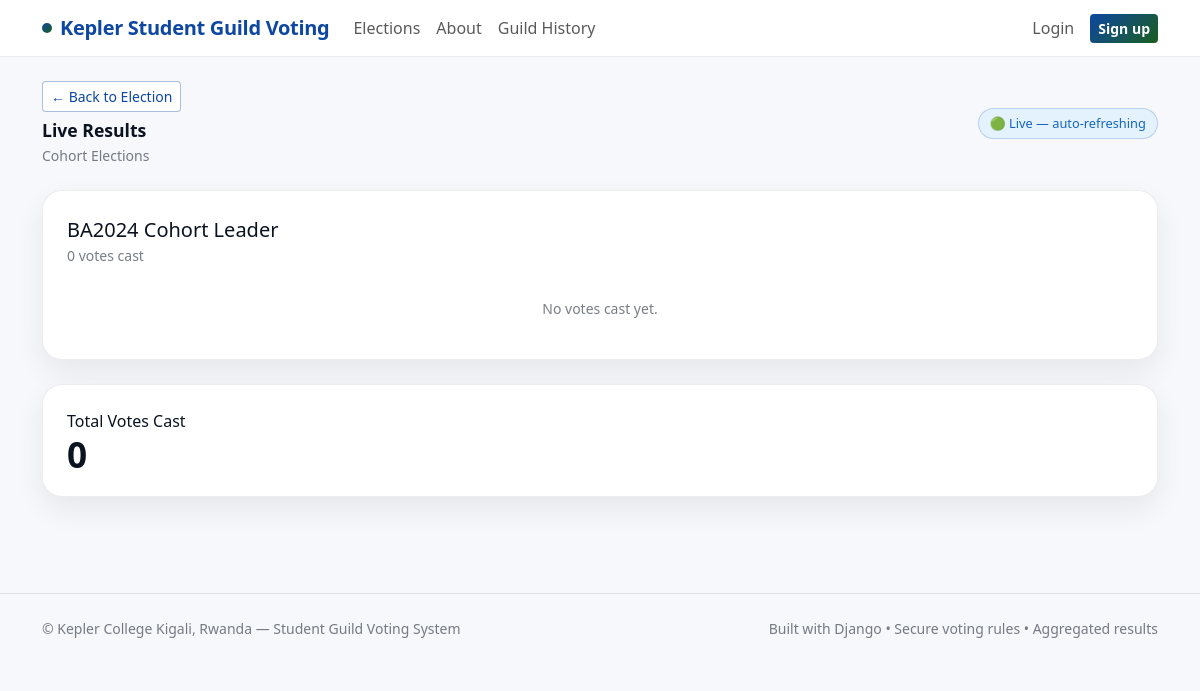
Page /elections/2/results/ on the committed database.
### apps/elections/models.py (models this page shows, shortened)
class Election(models.Model):
    SCOPE_ALL = 'all'
    SCOPE_COHORT = 'cohort'
    SCOPE_CHOICES = [
        (SCOPE_ALL, 'Whole College'),
        (SCOPE_COHORT, 'Specific Cohort(s) Only'),
    ]
    name = models.CharField(max_length=200)
    description = models.TextField(blank=True)
    start_at = models.DateTimeField()
    end_at = models.DateTimeField()
    is_published = models.BooleanField(default=True)
    allow_live_results = models.BooleanField(default=False)
    visibility_scope = models.CharField(
        max_length=10, choices=SCOPE_CHOICES, default=SCOPE_ALL
    )
    visible_to_cohorts = models.ManyToManyField(
        'accounts.Cohort', blank=True, related_name='visible_elections'
    )
    voting_scope = models.CharField(
        max_length=10, choices=SCOPE_CHOICES, default=SCOPE_ALL
    )
    voting_cohorts = models.ManyToManyField(
        'accounts.Cohort', blank=True, related_name='voting_elections'
    )
    created_at = models.DateTimeField(auto_now_add=True)
    class Meta:
        ordering = ['-start_at']
    @property
    def is_open(self):
        now = timezone.now()
        return self.is_published and self.start_at <= now <= self.end_at
    @property
    def is_closed(self):
        return timezone.now() > self.end_at

class Position(models.Model):
    SCOPE_ALL = 'all'
    SCOPE_COHORT = 'cohort'
    SCOPE_CHOICES = [
        (SCOPE_ALL, 'Whole College'),
        (SCOPE_COHORT, 'Specific Cohort(s) Only'),
    ]
    election = models.ForeignKey(
        Election, on_delete=models.CASCADE, related_name='positions'
    )
    title = models.CharField(max_length=120)
    description = models.TextField(blank=True)
    order = models.PositiveIntegerField(default=0)
    voting_scope = models.CharField(
        max_length=10, choices=SCOPE_CHOICES, default=SCOPE_ALL
    )
    allowed_cohorts = models.ManyToManyField(
        'accounts.Cohort', blank=True, related_name='positions'
    )
    applications_open = models.BooleanField(default=False)
    class Meta:
        ordering = ['order', 'title']
        unique_together = [('election', 'title')]

### apps/elections/views.py (the view, shortened to what this page needs)
# urls.py: path('<int:election_id>/results/', views.results, name='results'),
def results(request, election_id):
    election = get_object_or_404(Election, id=election_id, is_published=True)
    if request.user.is_authenticated and not request.user.is_staff:
        if not election.student_can_see(request.user):
            messages.error(request, 'You do not have access to this election.')
            return redirect('elections:elections_list')
    if not election.is_closed and not election.allow_live_results:
        messages.info(request, 'Results will be available after voting closes.')
        return redirect('elections:election_detail', election_id=election.id)
    data = []
    for pos in election.positions.all():
        qs = (Vote.objects.filter(election=election, position=pos)
              .values('candidate__id', 'candidate__full_name')
              .annotate(votes=Count('id')).order_by('-votes'))
        total = sum(r['votes'] for r in qs) or 0
        rows = []
        data.append({'position': pos, 'total': total, 'rows': rows})
    turnout_total_votes = Vote.objects.filter(election=election).count()
    return render(request, 'elections/results.html', {
        'election': election, 'data': data, 'turnout_votes': turnout_total_votes,
    })

### apps/core/context_processors.py (called while the page is built)
def kepler_branding(request):
    return {
        "KEPLER_APP_NAME": "Kepler Student Guild Voting",
        "KEPLER_LOCATION": "Kepler College Kigali, Rwanda",
    }

### templates/elections/results.html (shortened to what this page needs)
{% extends 'base.html' %}
{% block content %}
<div class="d-flex align-items-center justify-content-between mb-4 flex-wrap gap-3">
  <div>
    <a href="{% url 'elections:election_detail' election.id %}"
       class="btn btn-outline-kepler btn-sm mb-2">← Back to Election</a>
    <h1 class="section-title mb-1">
      {% if election.is_open %}Live Results{% else %}Final Results{% endif %}
    </h1>
    <div class="small-muted">{{ election.name }}</div>
  </div>
  <div class="d-flex gap-2 flex-wrap">
    {% if election.is_open %}
    <span class="k-pill pill-open">🟢 Live — auto-refreshing</span>
    {% else %}
    <span class="k-pill pill-closed">⚫ Final Results</span>
    {% endif %}
  </div>
</div>
{% if data %}
{% for item in data %}
<div class="kepler-card p-4 mb-4">
  <div class="d-flex align-items-center justify-content-between mb-3 flex-wrap gap-2">
    <div>
      <div class="fw-700 fs-5">{{ item.position.title }}</div>
      <div class="small-muted">{{ item.total }} vote{{ item.total|pluralize }} cast</div>
    </div>
  </div>
  {% if item.rows %}
  {% for row in item.rows %}
  <div class="mb-3">
    <div class="d-flex justify-content-between align-items-center mb-1">
      <div class="d-flex align-items-center gap-2">
        <div style="width:24px;height:24px;border-radius:50%;
                    background:{% if forloop.counter == 1 %}linear-gradient(135deg,var(--kepler-blue),var(--kepler-green)){% else %}var(--kepler-border){% endif %};
                    color:{% if forloop.counter == 1 %}white{% else %}var(--kepler-dark){% endif %};
                    display:flex;align-items:center;justify-content:center;
                    font-size:.7rem;font-weight:700;flex-shrink:0;">
          {{ forloop.counter }}
        </div>
        <span class="fw-600">{{ row.candidate }}</span>
        {% with winner=item.position.winners.first %}
        {% if winner.candidate.full_name == row.candidate %}
        <span class="k-pill pill-winner" style="font-size:.7rem;">🏆</span>
        {% endif %}
        {% endwith %}
      </div>
      <span class="fw-700">
        {{ row.votes }} vote{{ row.votes|pluralize }}
        ({{ row.pct }}%)
      </span>
    </div>
    <div style="background:var(--kepler-border);border-radius:999px;
                height:12px;overflow:hidden;">
      <div style="
        height:100%;
        border-radius:999px;
        background:{% if forloop.counter == 1 %}linear-gradient(90deg,var(--kepler-blue),var(--kepler-green)){% else %}rgba(13,71,161,0.3){% endif %};
        width:{{ row.pct }}%;
        transition:width .8s ease;">
      </div>
    </div>
  </div>
  {% endfor %}
  {% else %}
  <div class="small-muted text-center py-3">No votes cast yet.</div>
  {% endif %}
</div>
{% endfor %}
{% else %}
<div class="kepler-card p-5 text-center">
  <div style="font-size:3rem;">📊</div>
  <h5 class="fw-700 mt-3">No results yet</h5>
  <p class="small-muted">Results will appear here once votes are cast.</p>
</div>
{% endif %}
<div class="kepler-card p-4">
  <div class="fw-700 mb-1">Total Votes Cast</div>
  <div class="stat-number">{{ turnout_votes }}</div>
</div>
{% endblock %}

### static/css/styles.css (style rules this page uses)
:root { --kepler-green: #1b5e20; --kepler-green-mid: #2e7d32; --kepler-green-light: #e8f5e9; --kepler-blue: #0d47a1; --kepler-blue-mid: #1565c0; --kepler-blue-light: #e3f2fd; --kepler-white: #ffffff; --kepler-dark: #0b1320; --kepler-gray: #f6f8fb; --kepler-border: rgba(0,0,0,0.07); --kepler-shadow: 0 12px 30px rgba(11,19,32,0.07); }
body { background: var(--kepler-gray); color: var(--kepler-dark); font-family: 'Segoe UI', system-ui, sans-serif; }
.kepler-card { border: 1px solid var(--kepler-border); border-radius: 1.25rem; box-shadow: var(--kepler-shadow); background: var(--kepler-white); }
.btn-outline-kepler { border: 1.5px solid rgba(13,71,161,0.35); color: var(--kepler-blue); background: white; font-weight: 500; }
.k-pill { font-size: .8rem; padding: .3rem .7rem; border-radius: 999px; font-weight: 500; display: inline-block; }
.pill-open { background: var(--kepler-blue-light); color: var(--kepler-blue-mid); border: 1px solid rgba(13,71,161,.2); }
.stat-number { font-size: 2.2rem; font-weight: 800; color: var(--kepler-dark); line-height: 1; }
.small-muted { color: rgba(11,19,32,0.55); font-size: .875rem; }
.section-title { font-weight: 800; font-size: 1.1rem; color: var(--kepler-dark); }

### rows in the picture
Election: name "Cohort Elections"
Position: position "BA2024 Cohort Leader", total "0"

### other values in the picture
{{ turnout_votes }} "0"
